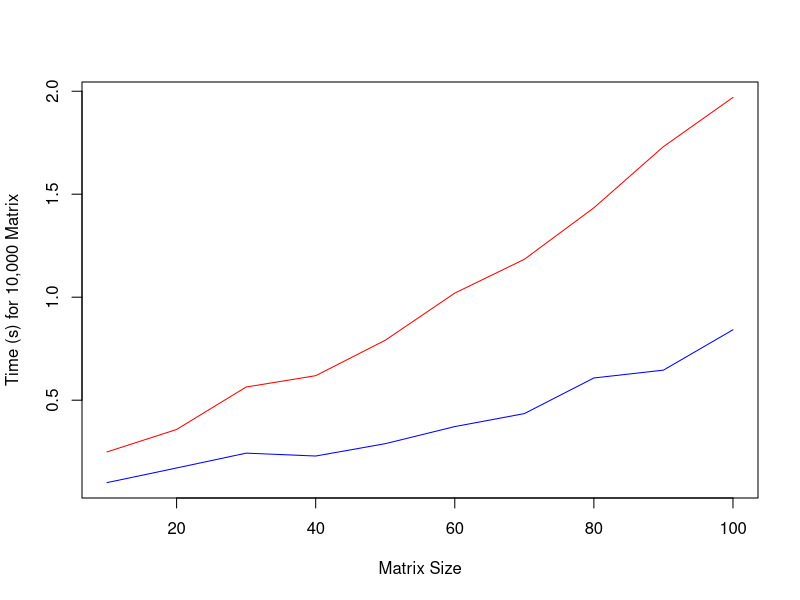

Here is the R script that generated this plot:
o<-lapply( seq(10000),function(i) dist(matrix(runif(10000),ncol=100)))

sl<-do.call(rbind,lapply(seq(10)*10,function(k){
    j<-lapply(o,function(i) as.dist(as.matrix(i)[1:k,1:k]))
    start=proc.time()
    for(i in j){
        fastcluster::hclust(i)
    }
    step1=proc.time()
    for(i in j){
        stats::hclust(i)
    }
    step2=proc.time()
    print(rbind(step1-start,step2-step1))
    cbind((step1-start)[[1]],(step2-step1)[[1]])
}))

#png("~/Dropbox/clustcomp.png")
plot(seq(10)*10,sl[,2],type="l",ylim=range(unlist(sl)),xlab="Matrix Size", ylab="Time (s) for 10,000 Matrix",col="red")
lines(seq(10)*10,sl[,1],type="l",col="blue")
#dev.off()
